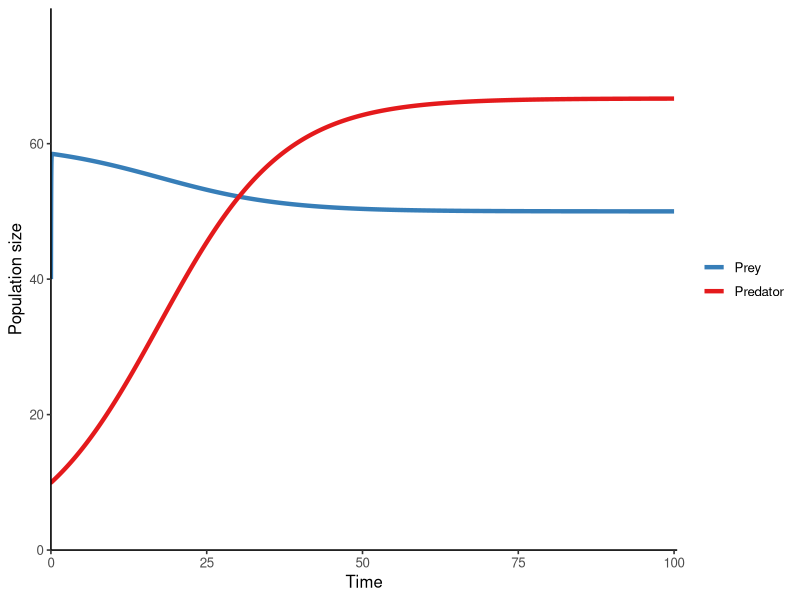
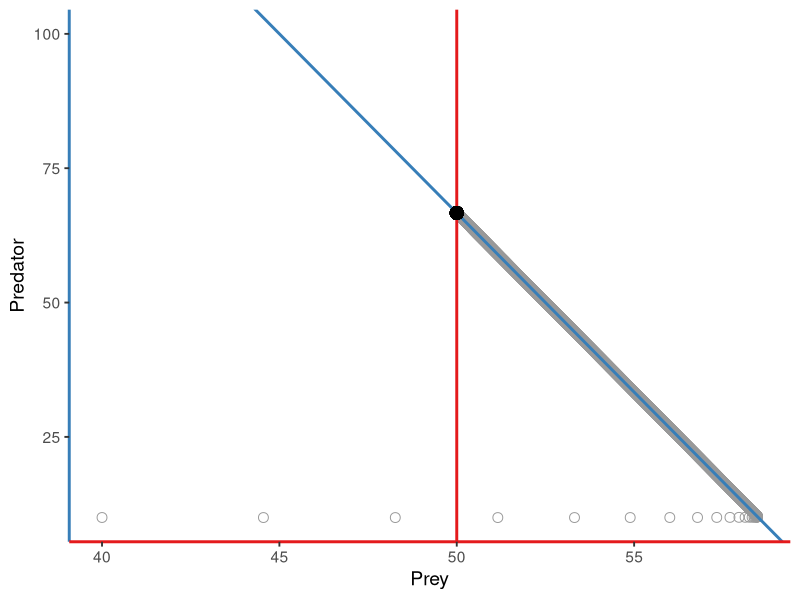
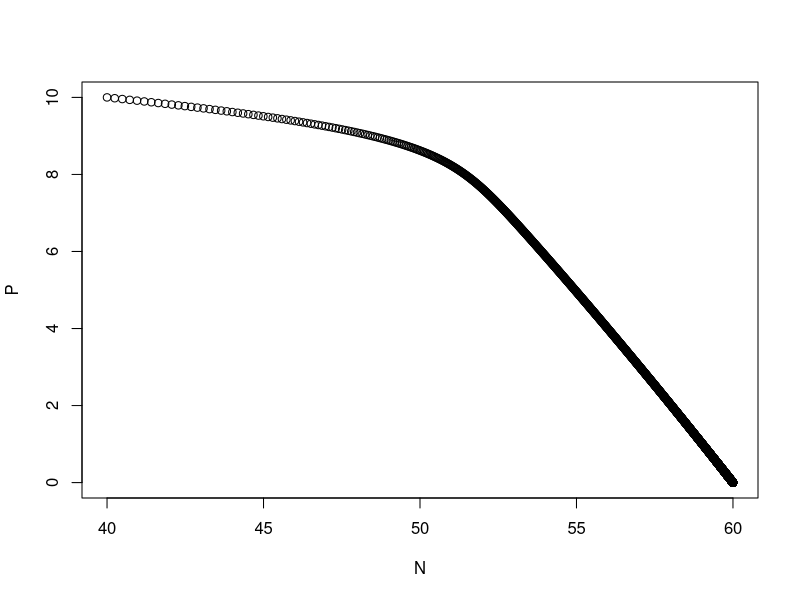
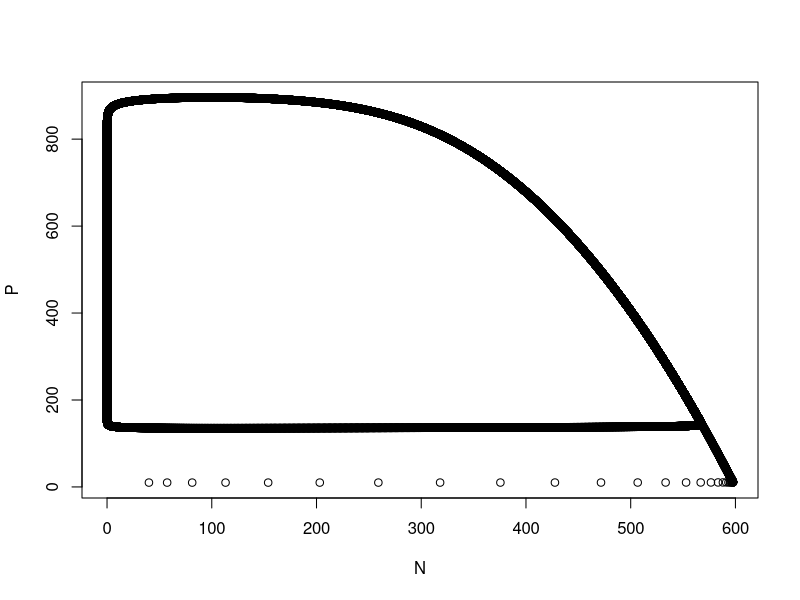
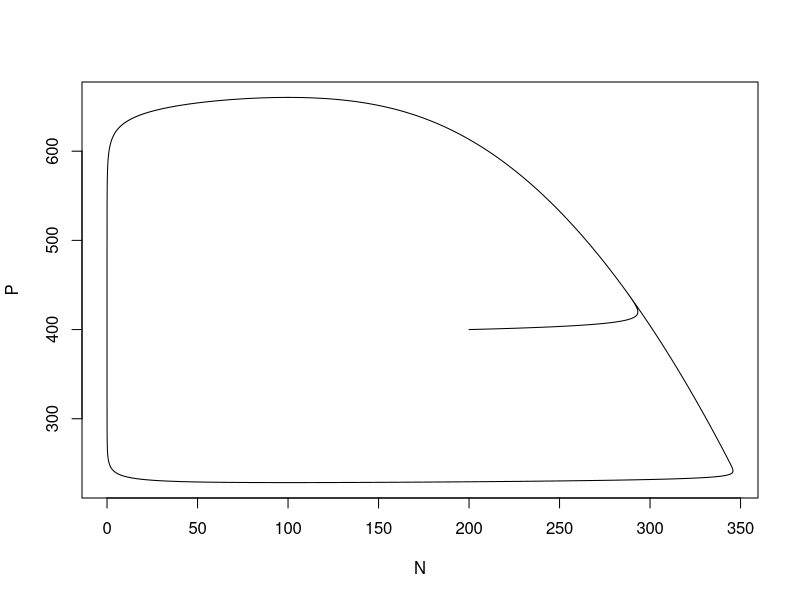
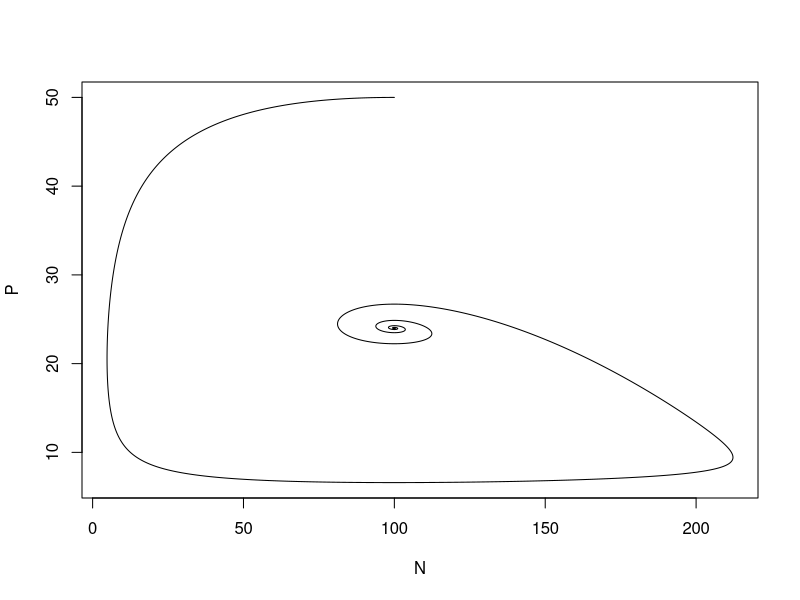

The R script that drew these images, in order:
library(tidyverse)
library(deSolve)

Prey_logistic_model <- function(times, state, parms) {
  with(as.list(c(state, parms)), {
    dN_dt = r*N*(1-(N/K))-a*N*P
    dP_dt = e*a*N*P-d*P
    return(list(c(dN_dt, dP_dt)))  
  })
}

times <- seq(0, 100, by = 0.01)  
state <- c(N = 40, P = 10)  
parms <- c(r = 40.0, K = 60, a = 0.1, e = 0.1, d = 0.5)  # r is chosen to be sufficiently large for time-scale separation

pop_size <- ode(func = Prey_logistic_model, times = times, y = state, parms = parms)

# population trajectories
pop_size %>%
  as.data.frame() %>%
  pivot_longer(cols = -time, names_to = "species", values_to = "N") %>%
  ggplot(aes(x = time, y = N, color = species)) + 
  geom_line(size = 1.5) +
  theme_classic(base_size = 12) +
  labs(x = "Time", y = "Population size") +
  scale_x_continuous(limits = c(0, 100.5), expand = c(0, 0)) +
  scale_y_continuous(limits = c(0, max(pop_size[, -1])*1.2), expand = c(0, 0)) +
  scale_color_brewer(name = NULL, palette = "Set1", labels = c("Prey", "Predator"), direction = -1)

# state-space diagram
pop_size %>%
  as.data.frame() %>%
  ggplot(aes(x = N, y = P)) + 
  geom_point(color = "grey60", size = 3, shape = 21) + 
  geom_vline(xintercept = with(as.list(parms), d/(e*a)), color = "#E41A1C", size = 1) +
  geom_abline(slope = with(as.list(parms), -r/(a*K)), 
              intercept = with(as.list(parms), r/a),
              color = "#377EB8", size = 1) +
  geom_point(aes(x = with(as.list(parms), d/(e*a)),
                 y = with(as.list(parms), -r/(a*K)*d/(e*a) + r/a)),
             size = 4) + 
  theme_classic(base_size = 14) +
  theme(axis.line.x = element_line(color = "#E41A1C", size = 1),
        axis.line.y = element_line(color = "#377EB8", size = 1)) +           labs(x = "Prey", y = "Predator") + 
  scale_y_continuous(limits = c(NA, 100))


# Rosenzweig-MacArthur Model
RM <- function(times, state, parms) {
  with(as.list(c(state, parms)), {
    dN_dt = r*N*(1-(N/K))-a*N*P/(1+a*h*N)
    dP_dt = e*a*N*P/(1+a*h*N)-d*P
    return(list(c(dN_dt, dP_dt)))  
  })
}

times <- seq(0, 2000, by = 0.01)  
state <- c(N = 40, P = 10)  
parms <- c(r = 4.0, K = 60, a = 0.1, e = 0.1, d = 0.5, h = 0.1)  


# K = 60 no preditor
pop_size <- ode(func = RM, times = times, y = state, parms = parms)
plot(pop_size[ ,2:3])

# K = 600 circle spin from outside
parms1 <- c(r = 40.0, K = 600, a = 0.1, e = 0.1, d = 0.5, h = 0.1)  
pop_size1 <- ode(func = RM, times = times, y = state, parms = parms1)
plot(pop_size1[ ,2:3])

# K = 400 circle spin from inside
state2 <- c(N = 200, P = 400)  
parms2 <- c(r = 40.0, K = 400, a = 0.1, e = 0.1, d = 0.5, h = 0.1)  
pop_size2 <- ode(func = RM, times = times, y = state2, parms = parms2)

windows()
plot(pop_size2[ ,2:3], type = "l")

# K = 250 
state3 <- c(N = 100, P = 50)  
parms3 <- c(r = 2.0, K = 250, a = 0.1, e = 0.1, d = 0.5, h = 0.1)  
pop_size3 <- ode(func = RM, times = times, y = state3, parms = parms3)

windows()
plot(pop_size3[ ,2:3], type = "l")
